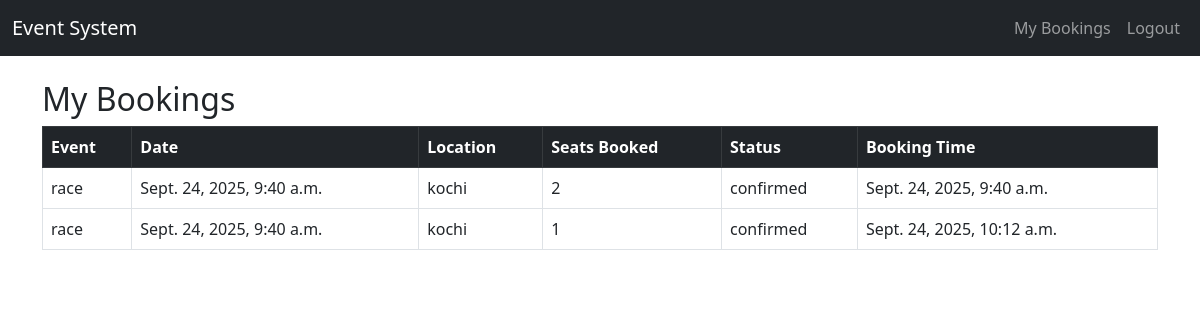
Page /my-bookings/ (signed in) on the committed database.
### bookings/models.py (models this page shows, shortened)
class Booking(models.Model):
    STATUS_CHOICES = [
        ('pending', 'Pending'),
        ('confirmed', 'Confirmed'),
        ('cancelled', 'Cancelled'),
    ]
    user = models.ForeignKey(User, on_delete=models.CASCADE)
    event = models.ForeignKey(Event, on_delete=models.CASCADE)
    seats_booked = models.PositiveIntegerField(default=1)
    status = models.CharField(max_length=20, choices=STATUS_CHOICES, default='pending')
    created_at = models.DateTimeField(auto_now_add=True)

class Event(models.Model):
    title = models.CharField(max_length=255)
    location = models.CharField(max_length=255)
    date = models.DateTimeField()
    total_seats = models.IntegerField()
    available_seats = models.IntegerField()

### bookings/views.py (the view)
@login_required
def my_bookings(request):
    bookings = Booking.objects.filter(user=request.user)
    return render(request, 'bookings/my_bookings.html', {'bookings': bookings})

### bookings/templates/bookings/my_bookings.html (shortened to what this page needs)
{% extends 'bookings/base.html' %}
{% block content %}
<h2>My Bookings</h2>
<table class="table table-bordered table-hover">
    <thead class="table-dark">
        <tr>
            <th>Event</th>
            <th>Date</th>
            <th>Location</th>
            <th>Seats Booked</th>
            <th>Status</th>
            <th>Booking Time</th>
        </tr>
    </thead>
    <tbody>
        {% for booking in bookings %}
        <tr>
            <td>{{ booking.event.title }}</td>
            <td>{{ booking.event.date }}</td>
            <td>{{ booking.event.location }}</td>
            <td>{{ booking.seats_booked }}</td>
            <td>{{ booking.status }}</td>
            <td>{{ booking.created_at }}</td>
        </tr>
        {% endfor %}
    </tbody>
</table>
{% endblock %}

### bookings/templates/bookings/base.html (shortened to what this page needs)
<!DOCTYPE html>
<html lang="en">
<head>
    <link href="https://cdn.jsdelivr.net/npm/bootstrap@5.3.0/dist/css/bootstrap.min.css" rel="stylesheet">
</head>
<body>
<nav class="navbar navbar-expand-lg navbar-dark bg-dark">
    <div class="container-fluid">
        <a class="navbar-brand" href="{% url 'home' %}">Event System</a>
        <div class="collapse navbar-collapse">
            <ul class="navbar-nav ms-auto">
                {% if user.is_authenticated %}
                    <li class="nav-item"><a class="nav-link" href="{% url 'my_bookings' %}">My Bookings</a></li>
                    <li class="nav-item"><a class="nav-link" href="{% url 'logout' %}">Logout</a></li>
                {% else %}
                    <li class="nav-item"><a class="nav-link" href="{% url 'login' %}">Login</a></li>
                    <li class="nav-item"><a class="nav-link" href="{% url 'register' %}">Register</a></li>
                {% endif %}
            </ul>
        </div>
    </div>
</nav>
<div class="container mt-4">
    {% block content %}{% endblock %}
</div>
</body>
</html>

### rows in the picture
Booking: event "race", event "Sept. 24, 2025, 9:40 a.m.", event.location "kochi", seats_booked "2", status "confirmed", created_at "Sept. 24, 2025, 9:40 a.m."
Booking: event "race", event "Sept. 24, 2025, 9:40 a.m.", event.location "kochi", seats_booked "1", status "confirmed", created_at "Sept. 24, 2025, 10:12 a.m."
